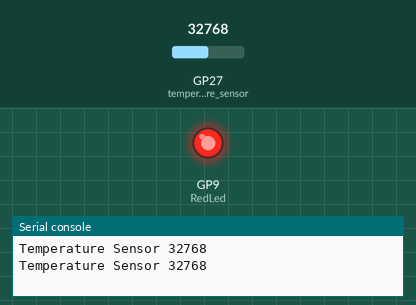
Simulated run of this program. Board: Raspberry Pi Pico running MicroPython. Parts: output pins drawn as LEDs (lit = HIGH), the last lines printed to the serial console. The test bench sets the inputs (shaded band); at power-on: GP27 (temperature_sensor) = 32768 (analog values on the 0–65535 scale).

Above: at 1.2 s.
1.3 s: GP27 (temperature_sensor) set to 50512
3.2 s: GP27 (temperature_sensor) set to 51552
At 5.0 s:
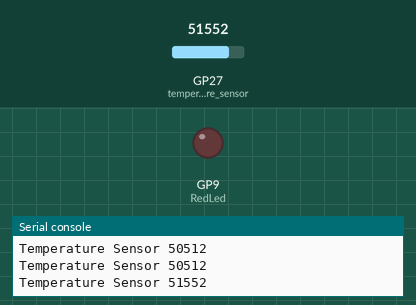
5.5 s: GP27 (temperature_sensor) set to 50345
At 6.6 s:
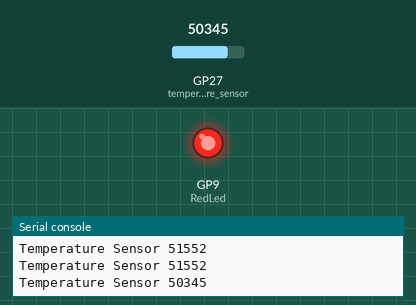
7.5 s: GP27 (temperature_sensor) set to 51655
At 9.3 s:
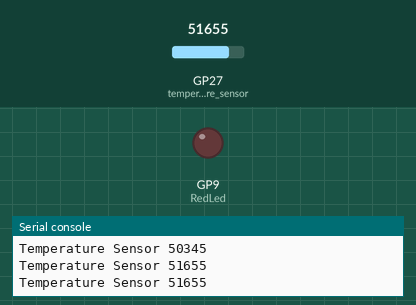
Timing chart, 0 to 10.5 s (numbered marks = the images above; inputs shaded):
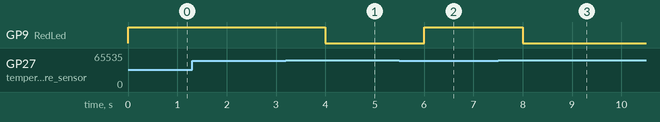

The program:

Temperature_Sensor.py
```python
import machine
import utime as time

# Define ADC pin number
adcpin = 27
# Initialize ADC object
temperature_sensor = machine.ADC(27)
RedLed= machine.Pin(9, machine.Pin.OUT)


# Main loop
while True:

    adc_value = temperature_sensor.read_u16()
    if(adc_value<51000):
        #alert the user that temperature is rising
        RedLed.value(1)

    else:
         #turn of light after threat is gone
        RedLed.value(0)
    # Print temperature voltage value
    print("Temperature Sensor", adc_value)

    time.sleep(1)
```

Measured:
- the behaviour switches between 50992 and 51008 on GP27 (temperature_sensor) (found by bisection; images 0 and 1)
- after the input at 3.2 s, GP9 (RedLed): HIGH → LOW after 0.80 s
- after the input at 5.5 s, GP9 (RedLed): LOW → HIGH after 0.50 s
- after the input at 7.5 s, GP9 (RedLed): HIGH → LOW after 0.50 s
